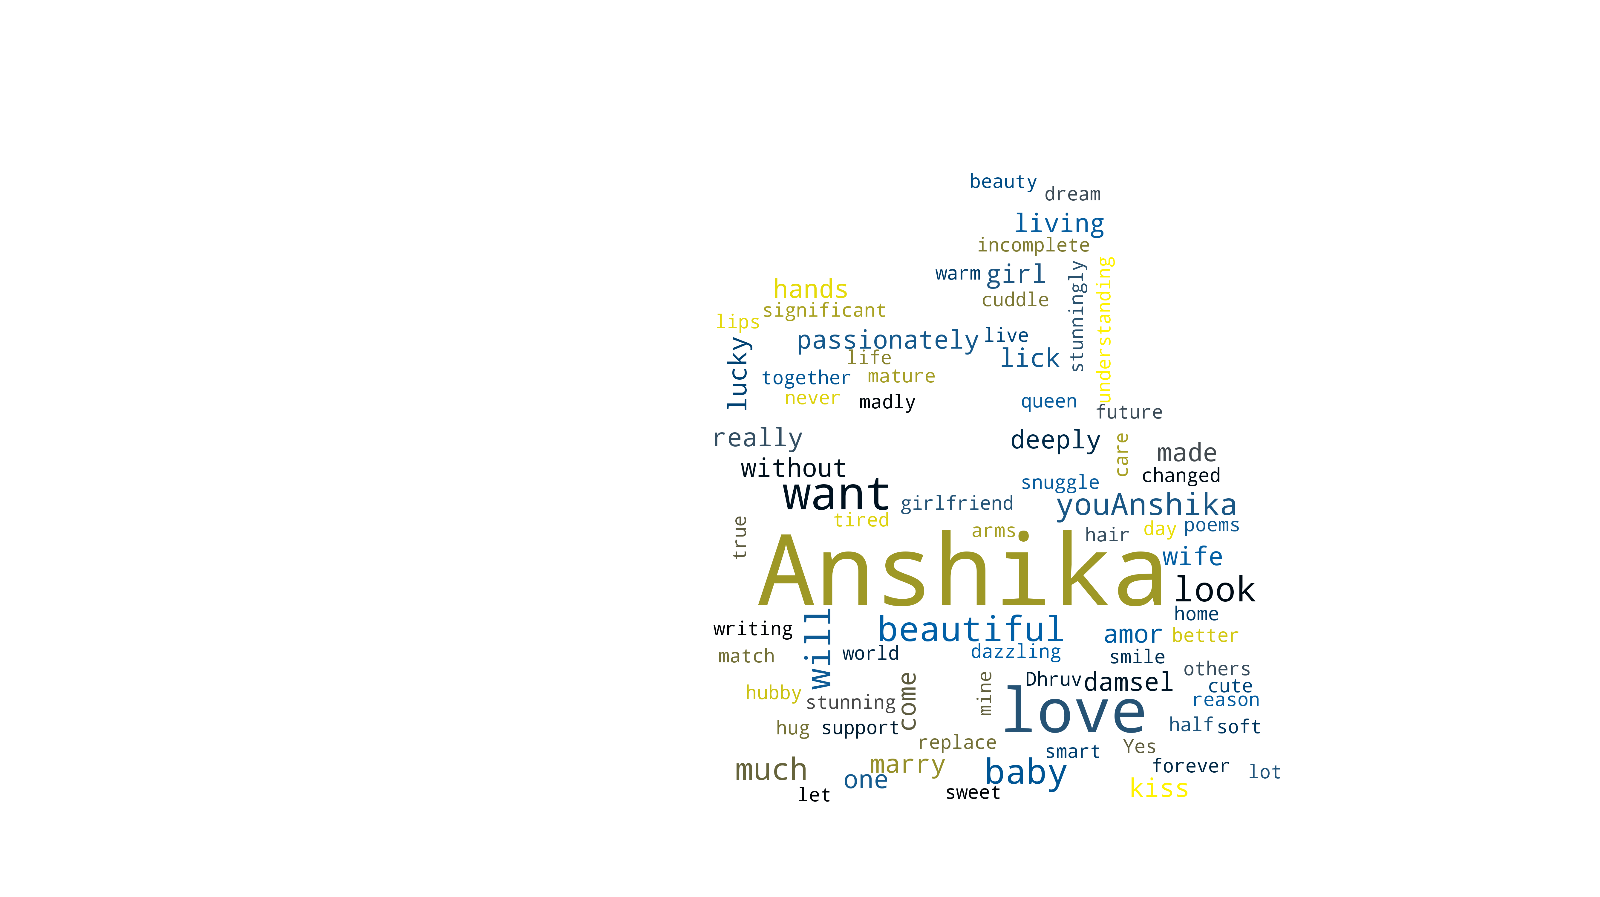

Recreate this plot in Python.
from PIL import Image
import numpy as np
import matplotlib.pyplot as plt
import matplotlib
from wordcloud import WordCloud, STOPWORDS, ImageColorGenerator


matplotlib.rcParams['figure.figsize'] = (16.0, 9.0)
script=open("spec.txt").read()
stopwords=set(STOPWORDS)
bond=np.array(Image.open("images.jpg"))

from matplotlib.colors import LinearSegmentedColormap as lsc
colors=["#000000","#0060A8","#484848","#FFF200"]
cmap=lsc.from_list("mycmap",colors)
wc=WordCloud(background_color="white",stopwords=stopwords,mask=bond,width=1987,height=787,colormap=cmap)
wc.generate(script)
plt.figure()
plt.imshow(wc,interpolation="bilinear")
plt.axis("off")
plt.show()
